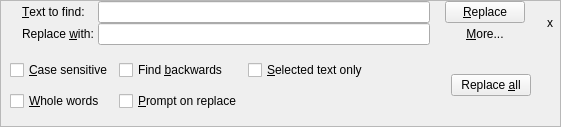
<ui version="4.0" >
 <author>Diego Iastrubni &lt;elcuco@kde.org></author>
 <class>ReplaceWidget</class>
 <widget class="QWidget" name="ReplaceWidget" >
  <property name="geometry" >
   <rect>
    <x>0</x>
    <y>0</y>
    <width>561</width>
    <height>127</height>
   </rect>
  </property>
  <property name="sizePolicy" >
   <sizepolicy vsizetype="MinimumExpanding" hsizetype="Preferred" >
    <horstretch>0</horstretch>
    <verstretch>0</verstretch>
   </sizepolicy>
  </property>
  <property name="windowTitle" >
   <string>Form</string>
  </property>
  <layout class="QVBoxLayout" >
   <property name="spacing" >
    <number>0</number>
   </property>
   <property name="leftMargin" >
    <number>0</number>
   </property>
   <property name="topMargin" >
    <number>0</number>
   </property>
   <property name="rightMargin" >
    <number>0</number>
   </property>
   <property name="bottomMargin" >
    <number>0</number>
   </property>
   <item>
    <widget class="QFrame" name="frame" >
     <property name="frameShape" >
      <enum>QFrame::StyledPanel</enum>
     </property>
     <property name="frameShadow" >
      <enum>QFrame::Sunken</enum>
     </property>
     <layout class="QGridLayout" >
      <property name="leftMargin" >
       <number>0</number>
      </property>
      <property name="topMargin" >
       <number>0</number>
      </property>
      <property name="rightMargin" >
       <number>0</number>
      </property>
      <property name="bottomMargin" >
       <number>0</number>
      </property>
      <property name="horizontalSpacing" >
       <number>0</number>
      </property>
      <property name="verticalSpacing" >
       <number>0</number>
      </property>
      <item row="0" column="0" >
       <spacer>
        <property name="orientation" >
         <enum>Qt::Horizontal</enum>
        </property>
        <property name="sizeType" >
         <enum>QSizePolicy::Maximum</enum>
        </property>
        <property name="sizeHint" >
         <size>
          <width>21</width>
          <height>20</height>
         </size>
        </property>
       </spacer>
      </item>
      <item row="0" column="1" >
       <layout class="QVBoxLayout" >
        <property name="spacing" >
         <number>0</number>
        </property>
        <item>
         <widget class="QLabel" name="findLabel" >
          <property name="text" >
           <string>&amp;Text to find: </string>
          </property>
          <property name="buddy" >
           <cstring>replaceOldText</cstring>
          </property>
         </widget>
        </item>
        <item>
         <widget class="QLabel" name="replaceLabel" >
          <property name="text" >
           <string>Replace &amp;with: </string>
          </property>
          <property name="buddy" >
           <cstring>replaceNewText</cstring>
          </property>
         </widget>
        </item>
       </layout>
      </item>
      <item row="0" column="2" >
       <layout class="QVBoxLayout" >
        <property name="spacing" >
         <number>0</number>
        </property>
        <item>
         <widget class="QLineEdit" name="replaceOldText" />
        </item>
        <item>
         <widget class="QLineEdit" name="replaceNewText" />
        </item>
       </layout>
      </item>
      <item row="0" column="3" >
       <spacer>
        <property name="orientation" >
         <enum>Qt::Horizontal</enum>
        </property>
        <property name="sizeType" >
         <enum>QSizePolicy::Maximum</enum>
        </property>
        <property name="sizeHint" >
         <size>
          <width>15</width>
          <height>20</height>
         </size>
        </property>
       </spacer>
      </item>
      <item row="0" column="4" >
       <layout class="QVBoxLayout" >
        <item>
         <widget class="QPushButton" name="replaceButton" >
          <property name="toolTip" >
           <string>Do the replace</string>
          </property>
          <property name="text" >
           <string>&amp;Replace</string>
          </property>
         </widget>
        </item>
        <item>
         <widget class="QToolButton" name="moreButton" >
          <property name="sizePolicy" >
           <sizepolicy vsizetype="Fixed" hsizetype="Minimum" >
            <horstretch>0</horstretch>
            <verstretch>0</verstretch>
           </sizepolicy>
          </property>
          <property name="cursor" >
           <cursorShape>PointingHandCursor</cursorShape>
          </property>
          <property name="focusPolicy" >
           <enum>Qt::StrongFocus</enum>
          </property>
          <property name="toolTip" >
           <string>Opens the options panel</string>
          </property>
          <property name="text" >
           <string>&amp;More...</string>
          </property>
          <property name="checkable" >
           <bool>true</bool>
          </property>
          <property name="autoRaise" >
           <bool>true</bool>
          </property>
         </widget>
        </item>
       </layout>
      </item>
      <item row="0" column="6" >
       <widget class="QToolButton" name="closeButton" >
        <property name="text" >
         <string>x</string>
        </property>
        <property name="icon" >
         <iconset resource="textlines.qrc" >:/images/process-stop.png</iconset>
        </property>
        <property name="autoRaise" >
         <bool>true</bool>
        </property>
       </widget>
      </item>
      <item row="2" column="0" colspan="6" >
       <widget class="QFrame" name="optionsFrame" >
        <property name="frameShape" >
         <enum>QFrame::NoFrame</enum>
        </property>
        <property name="frameShadow" >
         <enum>QFrame::Raised</enum>
        </property>
        <property name="lineWidth" >
         <number>0</number>
        </property>
        <layout class="QGridLayout" >
         <item row="0" column="0" >
          <widget class="QCheckBox" name="cbCaseSensitive" >
           <property name="text" >
            <string>&amp;Case sensitive</string>
           </property>
          </widget>
         </item>
         <item row="0" column="1" >
          <widget class="QCheckBox" name="cbFindBackwards" >
           <property name="text" >
            <string>Find &amp;backwards</string>
           </property>
          </widget>
         </item>
         <item row="0" column="2" >
          <widget class="QCheckBox" name="checkBox" >
           <property name="text" >
            <string>&amp;Selected text only</string>
           </property>
          </widget>
         </item>
         <item rowspan="2" row="0" column="4" >
          <widget class="QPushButton" name="replaceAllButton" >
           <property name="text" >
            <string>Replace &amp;all</string>
           </property>
          </widget>
         </item>
         <item row="1" column="0" >
          <widget class="QCheckBox" name="cbWholeWords" >
           <property name="text" >
            <string>&amp;Whole words</string>
           </property>
          </widget>
         </item>
         <item row="1" column="1" >
          <widget class="QCheckBox" name="cbPromptOnReplace" >
           <property name="text" >
            <string>&amp;Prompt on replace</string>
           </property>
          </widget>
         </item>
         <item row="1" column="3" >
          <spacer>
           <property name="orientation" >
            <enum>Qt::Horizontal</enum>
           </property>
           <property name="sizeHint" >
            <size>
             <width>40</width>
             <height>20</height>
            </size>
           </property>
          </spacer>
         </item>
        </layout>
       </widget>
      </item>
      <item row="0" column="5" >
       <spacer>
        <property name="orientation" >
         <enum>Qt::Horizontal</enum>
        </property>
        <property name="sizeType" >
         <enum>QSizePolicy::Maximum</enum>
        </property>
        <property name="sizeHint" >
         <size>
          <width>15</width>
          <height>20</height>
         </size>
        </property>
       </spacer>
      </item>
      <item row="1" column="2" >
       <spacer>
        <property name="orientation" >
         <enum>Qt::Vertical</enum>
        </property>
        <property name="sizeType" >
         <enum>QSizePolicy::Maximum</enum>
        </property>
        <property name="sizeHint" >
         <size>
          <width>20</width>
          <height>1</height>
         </size>
        </property>
       </spacer>
      </item>
     </layout>
    </widget>
   </item>
  </layout>
 </widget>
 <tabstops>
  <tabstop>replaceOldText</tabstop>
  <tabstop>replaceNewText</tabstop>
  <tabstop>replaceButton</tabstop>
  <tabstop>closeButton</tabstop>
  <tabstop>cbCaseSensitive</tabstop>
  <tabstop>cbWholeWords</tabstop>
  <tabstop>cbFindBackwards</tabstop>
  <tabstop>cbPromptOnReplace</tabstop>
  <tabstop>replaceAllButton</tabstop>
 </tabstops>
 <resources>
  <include location="textlines.qrc" />
 </resources>
 <connections/>
 <designerdata>
  <property name="gridDeltaX" >
   <number>10</number>
  </property>
  <property name="gridDeltaY" >
   <number>10</number>
  </property>
  <property name="gridSnapX" >
   <bool>true</bool>
  </property>
  <property name="gridSnapY" >
   <bool>true</bool>
  </property>
  <property name="gridVisible" >
   <bool>true</bool>
  </property>
 </designerdata>
</ui>
